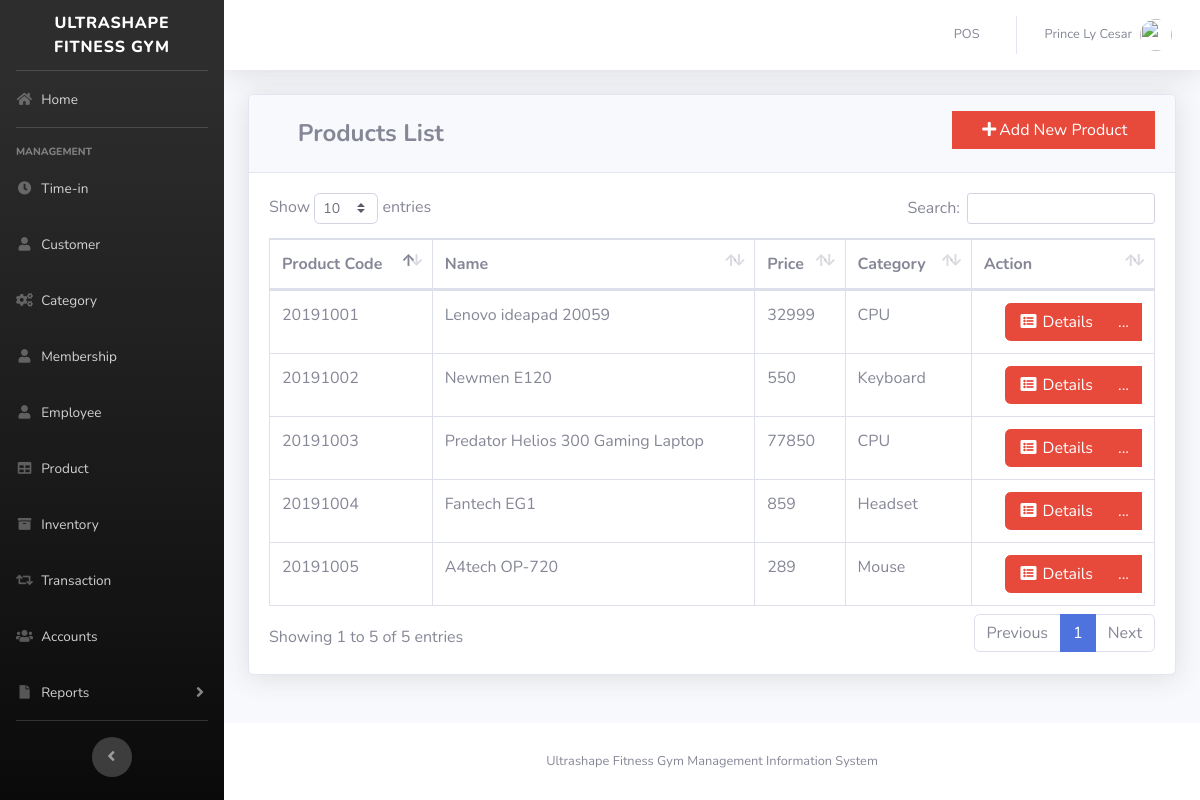
The app's page /pages/product.php (signed in) with its own data.
### tables this page shows
CREATE TABLE `product` (
  `PRODUCT_ID` INT(11) NOT NULL,
  `PRODUCT_CODE` VARCHAR(20) NOT NULL,
  `NAME` VARCHAR(50) DEFAULT NULL,
  `DESCRIPTION` VARCHAR(250) NOT NULL,
  `QTY_STOCK` INT(50) DEFAULT NULL,
  `ON_HAND` INT(250) NOT NULL,
  `PRICE` INT(50) DEFAULT NULL,
  `CATEGORY_ID` INT(11) DEFAULT NULL,
  `SUPPLIER_ID` INT(11) DEFAULT NULL,
  `DATE_STOCK_IN` VARCHAR(50) NOT NULL
);

CREATE TABLE `category` (
  `CATEGORY_ID` INT(11) NOT NULL,
  `CNAME` VARCHAR(50) DEFAULT NULL
);

### pages/product.php (the view, shortened to what this page needs)
<?php
include'../includes/connection.php';
include'../includes/sidebar.php';
?>
            <div class="card shadow mb-4">
            <div class="card-header py-3">
              <div class="row">
                <div class="col-lg-3 col-md-12 col-xs-12">
                  <h4 class="m-2 font-weight-bold text-center">Products List</h4>
                </div>
                <div class="col-lg-3 col-md-12 col-xs-12">
                </div>
                <div class="col-lg-3 col-md-12 col-xs-12">
                </div>
                <div class="col-lg-3 col-md-12 col-xs-12">
                  <a  href="#" data-toggle="modal" data-target="#aModal" type="button" class="btn btn-danger btn-block" style="border-radius: 0px;"><i class="fas fa-fw fa-plus"></i>Add New Product</a>
                </div>
              </div>
            </div>
            <div class="card-body">
              <div class="table-responsive">
                <table class="table table-bordered" id="dataTable" width="100%" cellspacing="0">
               <thead>
                   <tr>
                     <th>Product Code</th>
                     <th>Name</th>
                     <th>Price</th>
                     <th>Category</th>
                     <th>Action</th>
                   </tr>
               </thead>
          <tbody>
<?php
    $query = 'SELECT PRODUCT_ID, PRODUCT_CODE, NAME, PRICE, CNAME, DATE_STOCK_IN FROM product p join category c on p.CATEGORY_ID=c.CATEGORY_ID GROUP BY PRODUCT_CODE';
        $result = mysqli_query($db, $query) or die (mysqli_error($db));
            while ($row = mysqli_fetch_assoc($result)) {
                echo '<tr>';
                echo '<td>'. $row['PRODUCT_CODE'].'</td>';
                echo '<td>'. $row['NAME'].'</td>';
                echo '<td>'. $row['PRICE'].'</td>';
                echo '<td>'. $row['CNAME'].'</td>';
                      echo '<td align="right"> <div class="btn-group">
                              <a type="button" class="btn btn-danger" href="pro_searchfrm.php?action=edit & id='.$row['PRODUCT_CODE'] . '"><i class="fas fa-fw fa-list-alt"></i> Details</a>
                            <div class="btn-group">
                              <a type="button" class="btn btn-danger dropdown no-arrow" data-toggle="dropdown" style="color:white;">
                              ... <span class="caret"></span></a>
                            <ul class="dropdown-menu text-center" role="menu">
                                <li>
                                  <a type="button" class="btn btn-success btn-block" style="border-radius: 0px;" href="pro_edit.php?action=edit & id='.$row['PRODUCT_ID']. '">
                                    <i class="fas fa-fw fa-edit"></i> Edit
                                  </a>
                                </li>
                            </ul>
                            </div>
                          </div> </td>';
                echo '</tr> ';
                        }
?>
                                </tbody>
                            </table>
                        </div>
                    </div>
                  </div>
<?php
include'../includes/footer.php';
?>

### records on screen
product: PRODUCT_CODE "20191001", NAME "Lenovo ideapad 20059", PRICE "32999", CATEGORY_ID.CNAME "CPU"
product: PRODUCT_CODE "20191002", NAME "Newmen E120", PRICE "550", CATEGORY_ID.CNAME "Keyboard"
product: PRODUCT_CODE "20191003", NAME "Predator Helios 300 Gaming Laptop", PRICE "77850", CATEGORY_ID.CNAME "CPU"
product: PRODUCT_CODE "20191004", NAME "Fantech EG1", PRICE "859", CATEGORY_ID.CNAME "Headset"
product: PRODUCT_CODE "20191005", NAME "A4tech OP-720", PRICE "289", CATEGORY_ID.CNAME "Mouse"

### other values on screen
$_SESSION['FIRST_NAME'] "Prince Ly"
$_SESSION['LAST_NAME'] "Cesar"
